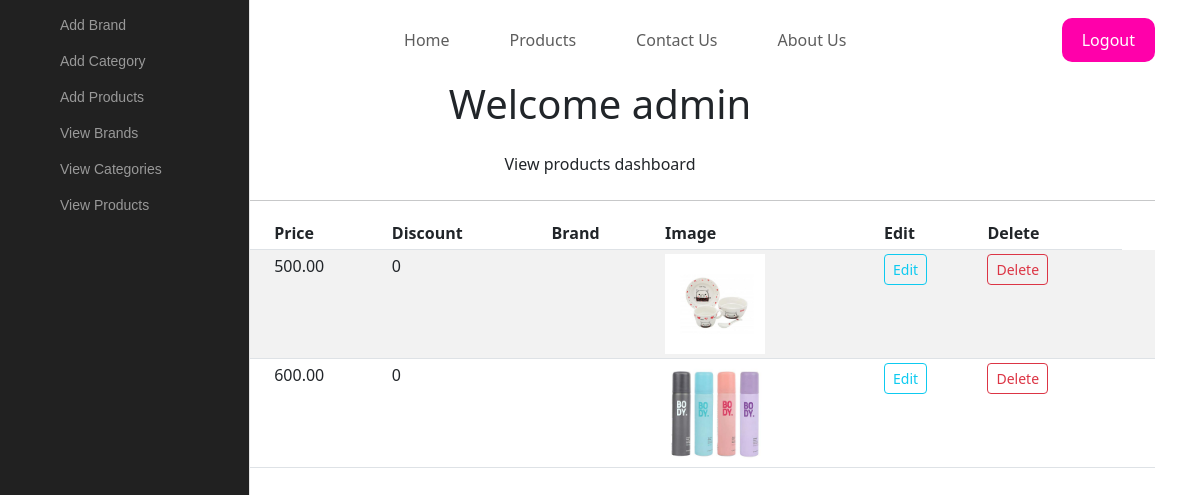
The page /adminpage (signed in) on the database as committed earlier.
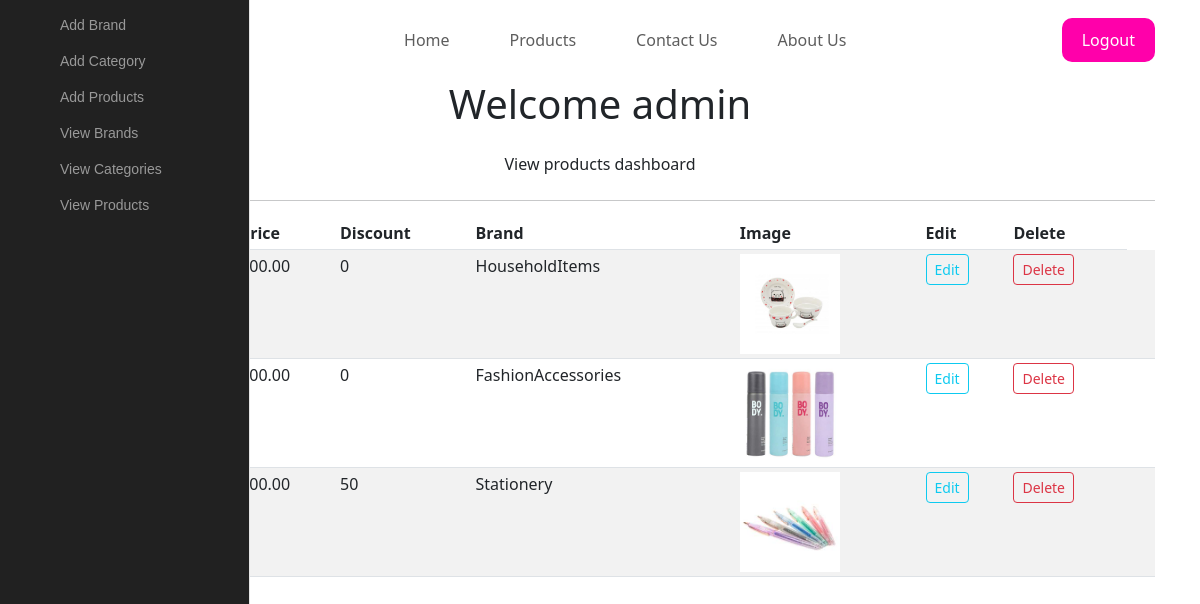
The same page on the database as committed later.
### shop/products/models.py (models this page shows, shortened)
class Addproduct(db.Model):
    id = db.Column(db.Integer, primary_key=True)
    name = db.Column(db.String(80), nullable=False)
    price = db.Column(db.Numeric(10,2), nullable=False)
    discount = db.Column(db.Integer, default=0)
    stock = db.Column(db.Integer, nullable=False)
    colors = db.Column(db.Text, nullable=False)
    desc = db.Column(db.Text, nullable=False)
    pub_date = db.Column(db.DateTime, nullable=False, default=datetime.utcnow)
    brand_id = db.Column(db.Integer, db.ForeignKey('brand.id'), nullable=False)
    brand = db.relationship('Brand', backref=db.backref('brands', lazy=True))
    category_id = db.Column(db.Integer, db.ForeignKey('category.id'), nullable=False)
    category = db.relationship('Category', backref=db.backref('categories', lazy=True))
    image_1 = db.Column(db.String(150), nullable=False, default='image.jpg')
    image_2 = db.Column(db.String(150), nullable=False, default='image.jpg')
    image_3 = db.Column(db.String(150), nullable=False, default='image.jpg')

class Brand(db.Model):
    id = db.Column(db.Integer, primary_key=True)
    name = db.Column(db.String(30), nullable=False, unique=True)

### shop/admin/routes.py (the view)
@app.route('/adminpage')
def adminpage():
    if 'email' not in session:
        flash(f'Please login first','danger')
        return redirect(url_for('login'))
    products = Addproduct.query.all()
    return render_template('admin/index.html', title='Admin Page', products=products)

### shop/templates/admin/index.html (shortened to what this page needs)
{% extends 'layout.html' %}
{% block content %}
<div class="landing-page">
    <header>
        <div class="container">
            <a href="{{url_for('home')}}" class="logo">MOCHI <b>MOCHI</b></a>
            <ul class="links">
                <li><a href="{{url_for('home')}}">Home</a></li>
                <li><a href="">Products</a></li>
                <li><a href="{{url_for('contact')}}">Contact Us</a></li>
                <li><a href="{{url_for('about')}}">About Us</a></li>
            </ul>
            <a href="{{ url_for('login') }}" class="logout-link">Logout</a>
        </div>
    </header>
</div>
<div class="text-center h1">Welcome admin</div>
<div class="text-center h8 mt-4">View products dashboard</div>
    <nav class="main-menu">
    <ul>
        <li>
            <a href="{{url_for('addbrand')}}">
            <i class="fa fa-home fa-2x"></i>
            </a>
        </li>
        <li>
            <a href="{{url_for('addcategory')}}">
            <i class="fa fa-home fa-2x"></i>
            </a>
        </li>
        <li>
            <a href="{{url_for('addproduct')}}">
            <i class="fa fa-home fa-2x"></i>
            </a>
        </li>
        <li>
            <a href="{{url_for('brands')}}">
            <i class="fa fa-home fa-2x"></i>
            </a>
        </li>
        <li>
            <a href="{{url_for('category')}}">
            <i class="fa fa-home fa-2x"></i>
            </a>
        </li>
        <li>
            <a href="{{url_for('adminpage')}}">
            <i class="fa fa-home fa-2x"></i>
            </a>
        </li>
    </ul>
    </nav>
<div class="container mt-4">
    <hr>
    <table class="table table-sm table-condensed table-striped">
        <thead>
            <th>Sr</th>
            <th>Product</th>
            <th>Price</th>
            <th>Discount</th>
            <th>Brand</th>
            <th>Image</th>
            <th>Edit</th>
            <th>Delete</th>
        </thead>
        <tbody>
            {% for product in products%}
            <tr>
                <td>{{loop.index}}</td>
                <td>{{product.name}}</td>
                <td>{{product.price}}</td>
                <td>{{product.discount}}</td>
                <td>{{product.brand.name}}</td>
                <td><img src="{{url_for('static', filename='images/' + product.image_1)}}" width="100" height="100"></td>
                <td><a href="{{url_for('updateproduct', id=product.id)}}", class="btn btn-sm btn-outline-info">Edit</a></td>
                <td><a href="", class="btn btn-sm btn-outline-danger">Delete</a></td>
                <td></td>
                <td></td>
            </tr>
            {% endfor %}
        </tbody>
    </table>
</div>
{% endblock content %}

### shop/templates/layout.html (shortened to what this page needs)
<!DOCTYPE html>
<html lang="en">
  <head>
    <link href="{{ url_for('static', filename='css/bootstrap.min.css')}}" rel="stylesheet">
  </head>
  <body>
    {% block content %}{% endblock content %}
  </body>
</html>

Rows that differ between the two databases and show on the page:
changed Addproduct: brand.name (not shown) → "HouseholdItems"
changed Addproduct: brand.name (not shown) → "FashionAccessories"
added Addproduct: price "200.00", discount "50", brand.name "Stationery", image_1 (picture)
